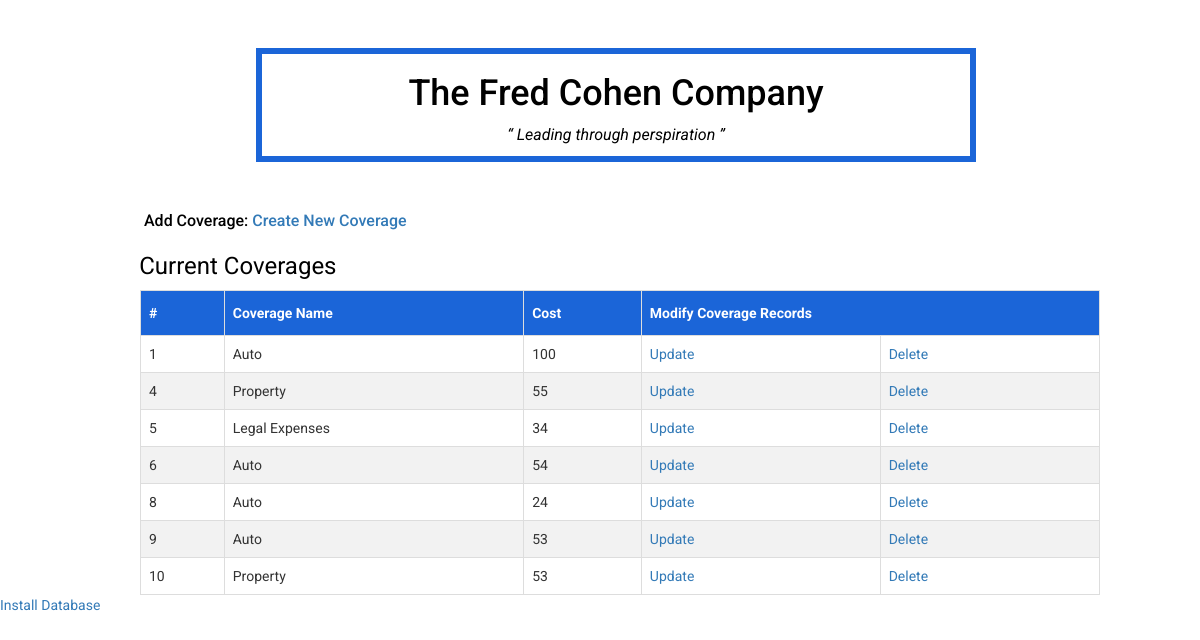
Before: / with the older database file.
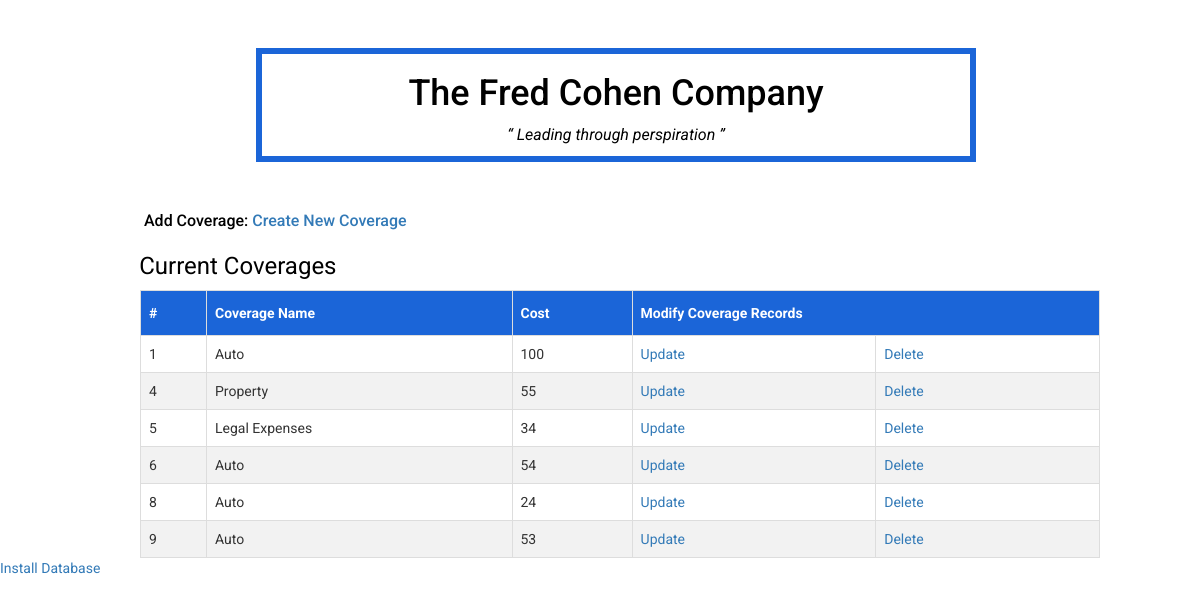
After: the same page with the newer database file.
### tables this page shows
CREATE TABLE `coverage` (
	`id`	INTEGER NOT NULL PRIMARY KEY AUTOINCREMENT,
	`coverage_name`	TEXT NOT NULL,
	`cost`	INTEGER NOT NULL
);

### common.php (called while the page is built)
<?php
function escape($html)
{
	return htmlspecialchars($html, ENT_QUOTES | ENT_SUBSTITUTE, "UTF-8");
}

### index.php (the view, shortened to what this page needs)
<?php
require "templates/header.php";
try {
    require "config.php";
    require "common.php";
    $connection = new PDO ( $dsn );
    $sql = "SELECT * FROM coverage";
    $statement = $connection->prepare ( $sql );
    $statement->execute ();
    $result = $statement->fetchAll (PDO::FETCH_ASSOC);
} catch ( PDOException $error ) {
    echo $sql . "<br>" . $error->getMessage ();
}
?>
     <p id="customAdd">Add Coverage: <a href="create.php">Create New Coverage</a></p>
    <h2 id="customTitle">Current Coverages</h2>
   <div class="table-responsive">
    <table id="customers" class=".table-striped">
        <thead>
        <tr>
            <th>#</th>
            <th>Coverage Name</th>
            <th>Cost</th>
            <th colspan="2">Modify Coverage Records</th>
        </tr>
        </thead>
        <tbody>
        <?php
        $className = "'confirmation'";
        foreach ( $result as $row ) {
            ?>
            <tr>
                <td><?php echo escape($row["id"]); ?></td>
                <td><?php echo escape($row["coverage_name"]); ?></td>
                <td><?php echo escape($row["cost"]); ?></td>
                <td><?php echo "<a href=" . "update.php?id=" . $row["id"] . ">" . "Update</a>" ?> </td>
                <td><?php echo "<a href=" . "delete.php?id=" . $row["id"] . " class=" . $className . "> Delete </a>" ?> </td>
            </tr>
            <?php
        }
        ?>
        </tbody>
    </table>
       <a href="install.php">Install Database</a></br>
</div>
<?php require "templates/footer.php"; ?>

### templates/header.php (shortened to what this page needs)
<!doctype html>
<html lang="en">
<head>
    <link rel="stylesheet" href="css/bootstrap.css">
    <link rel="stylesheet" href="css/style.css">
</head>
<body>
    <div class="container branding">
        <div>
                <div class="col-sm-12">
                    <h1>The Fred Cohen Company</h1>
                    <p><i>&ldquo; Leading through perspiration &rdquo;</i></p>
                </div>
        </div>
  </div>

### templates/footer.php (shortened to what this page needs)
</body>
</html>

### css/style.css (style rules this page uses)
body { font-family: 'Roboto' }
#customers { font-family: 'Roboto', sans-serif; border-collapse: collapse; width: 80%; margin-left: 10em; }
#customers td, #customers th { border: 1px solid #ddd; padding: 8px; }
#customers tr:nth-child(even) { background-color: #f2f2f2; }
#customers th { padding-top: 12px; padding-bottom: 12px; text-align: left; background-color: #1B65D8; color: white; }
.branding { color: black; border: 6px solid #1B65D8; align-content: center; text-align: center; margin-left: 16em; margin-top: 3em; width: 60%; font-size: 16px; }
#customTitle { margin-left: 5.8em; font-size: 24px; color: Black; font-weight: 400; }
#customAdd { margin-top: 3em; margin-left: 9em; font-size: 16px; color: Black; font-weight: 500; }

Changed rows visible on the page:
removed coverage: id "10", coverage_name "Property", cost "53"
